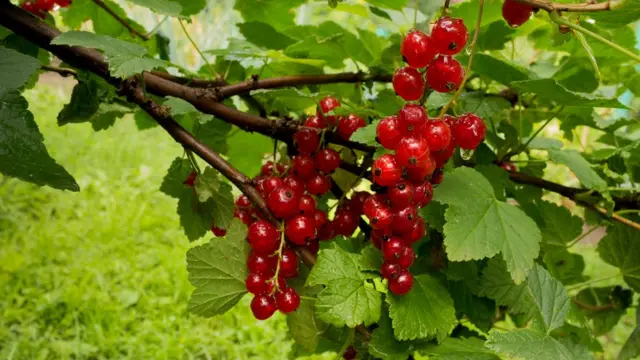
#> input picture images/image6.jpg.webp, 640 x 360 px
$ python main.py
#> lines starting #> are read from the running program, lines starting #| are printed output that depends on the picture
import cv2
import numpy as np
import matplotlib.pyplot as plt

# Función para aplicar el filtro de Deuteranopia (dificultad para distinguir verdes)
def apply_deuteranopia_filter(image):
    matrix = np.array([[0.42, 0.78, -0.20],
                       [0.24, 0.71, 0.04],
                       [-0.01, 0.04, 0.97]])
    return apply_color_filter(image, matrix)

# Función para aplicar el filtro de Protanopia (dificultad para distinguir rojos)
def apply_protanopia_filter(image):
    matrix = np.array([[0.152, 1.053, -0.205],
                       [0.115, 0.786, 0.099],
                       [0.000, 0.000, 1.000]])
    return apply_color_filter(image, matrix)

# Función para aplicar el filtro de Tritanopia (dificultad para distinguir azules)
def apply_tritanopia_filter(image):
    matrix = np.array([[1.0, 0.0, 0.0],
                       [0.0, 1.0, 0.0],
                       [-0.395, 0.801, 0.0]])
    return apply_color_filter(image, matrix)

# Función para aplicar el filtro de Acromatopsia (visión en escala de grises)
def apply_acromatopsia_filter(image):
    # Esta matriz convierte todos los colores a tonos grises (sin color)
    matrix = np.array([[0.299, 0.587, 0.114],
                       [0.299, 0.587, 0.114],
                       [0.299, 0.587, 0.114]])
    return apply_color_filter(image, matrix)

# Función genérica para aplicar una matriz de transformación de color
def apply_color_filter(image, matrix):
    # Convertimos de BGR (formato de OpenCV) a RGB (formato visual)
    rgb_image = cv2.cvtColor(image, cv2.COLOR_BGR2RGB)
    # Multiplicación matricial para aplicar el filtro de daltonismo
    filtered = rgb_image @ matrix.T
    # Limitar valores entre 0 y 255, y convertir a formato de imagen
    filtered = np.clip(filtered, 0, 255).astype(np.uint8)
    return filtered

# Ruta de la imagen a cargar
image_path = "images/image6.jpg.webp"
image = cv2.imread(image_path, cv2.IMREAD_COLOR)
#> image is the input picture: shape (360, 640, 3); mean B, G, R 29.6, 112.7, 106

# Validación por si no se encuentra o carga mal
if image is None:
    print("Error: No se pudo cargar la imagen.")
    exit()

# Convertir la imagen original a RGB para mostrar
original_rgb = cv2.cvtColor(image, cv2.COLOR_BGR2RGB)

# Aplicar todos los filtros a la imagen original
deuteranopia_img = apply_deuteranopia_filter(image)
#> in apply_color_filter, `filtered = rgb_image @ matrix.T`:
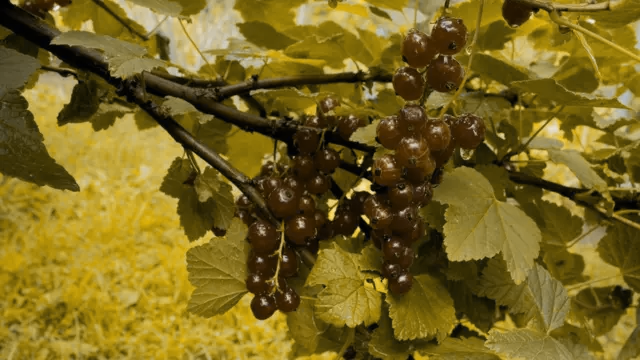
#> filtered: shape (360, 640, 3) float64; mean R, G, B 126.5, 106.6, 32.2; drawn with min black and max white
protanopia_img = apply_protanopia_filter(image)
#> in apply_color_filter (call 2), `filtered = rgb_image @ matrix.T`:
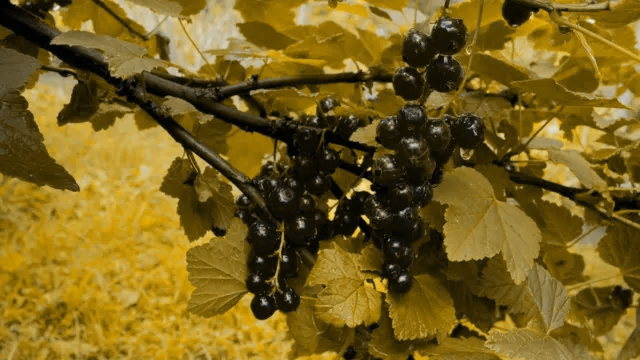
#> filtered: shape (360, 640, 3) float64; mean R, G, B 128.7, 103.7, 29.6; drawn with min black and max white
tritanopia_img = apply_tritanopia_filter(image)
#> in apply_color_filter (call 3), `filtered = rgb_image @ matrix.T`:
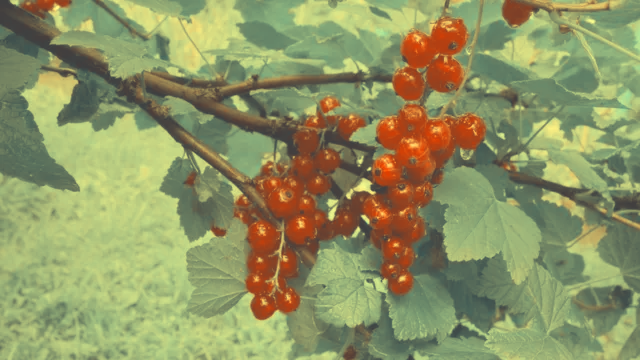
#> filtered: shape (360, 640, 3) float64; mean R, G, B 106, 112.7, 48.4; drawn with min black and max white
#> in apply_color_filter (call 3), `filtered = np.clip(filtered, 0, 255).astype(np.uint8)`:
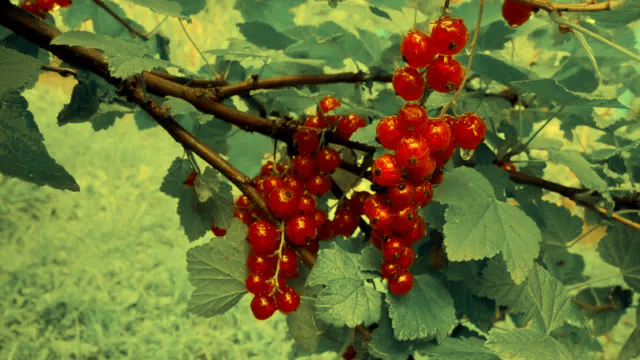
#> filtered: shape (360, 640, 3); mean R, G, B 106, 112.7, 52.1
acromatopsia_img = apply_acromatopsia_filter(image)
#> in apply_color_filter (call 4), `filtered = rgb_image @ matrix.T`:
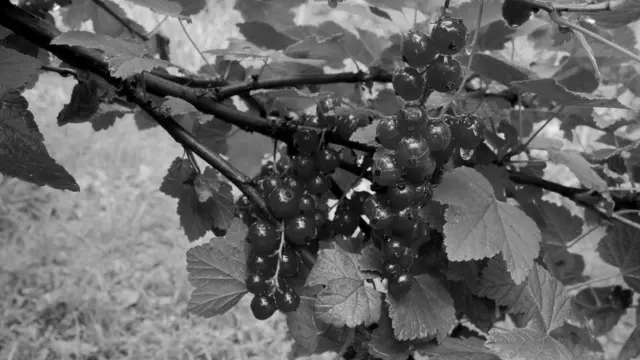
#> filtered: shape (360, 640, 3) float64; min 0, max 251.4, mean 101.2

# Crear una figura con 2 filas y 3 columnas para mostrar las imágenes
fig, axes = plt.subplots(2, 3, figsize=(15, 8))
axes = axes.flatten()

# Lista de imágenes y títulos correspondientes
images = [original_rgb, deuteranopia_img, protanopia_img, tritanopia_img, acromatopsia_img]
titles = ["Original", "Deuteranopia", "Protanopia", "Tritanopia", "Acromatopsia"]

# Mostrar cada imagen con su respectivo título
for i in range(6):
    if i < len(images):
        axes[i].imshow(images[i])       # Mostrar imagen
        axes[i].set_title(titles[i])    # Asignar título
    else:
        axes[i].axis("off")             # Si no hay imagen, se deja el eje vacío
    axes[i].axis("off")                 # Ocultar los ejes

# Ajustar el diseño para que no se encimen las imágenes o títulos
plt.tight_layout()

# Mostrar el resultado en pantalla
plt.show()

$ run again, with images/image3.jpeg saved as images/image6.jpg.webp
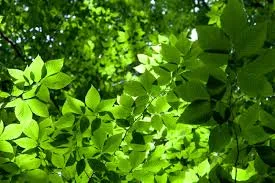
#> input picture images/image3.jpeg, 275 x 183 px
#> image is the input picture: shape (183, 275, 3); mean B, G, R 21.6, 122, 72.6
#> in apply_color_filter (call 3), `filtered = rgb_image @ matrix.T`:
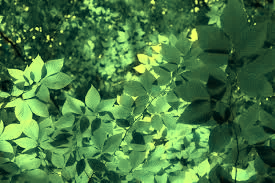
#> filtered: shape (183, 275, 3) float64; mean R, G, B 72.6, 122, 69
#> in apply_color_filter (call 4), `filtered = rgb_image @ matrix.T`:
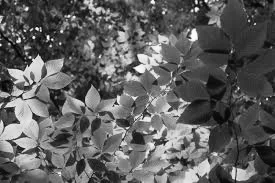
#> filtered: shape (183, 275, 3) float64; min 2.35, max 253.1, mean 95.8
